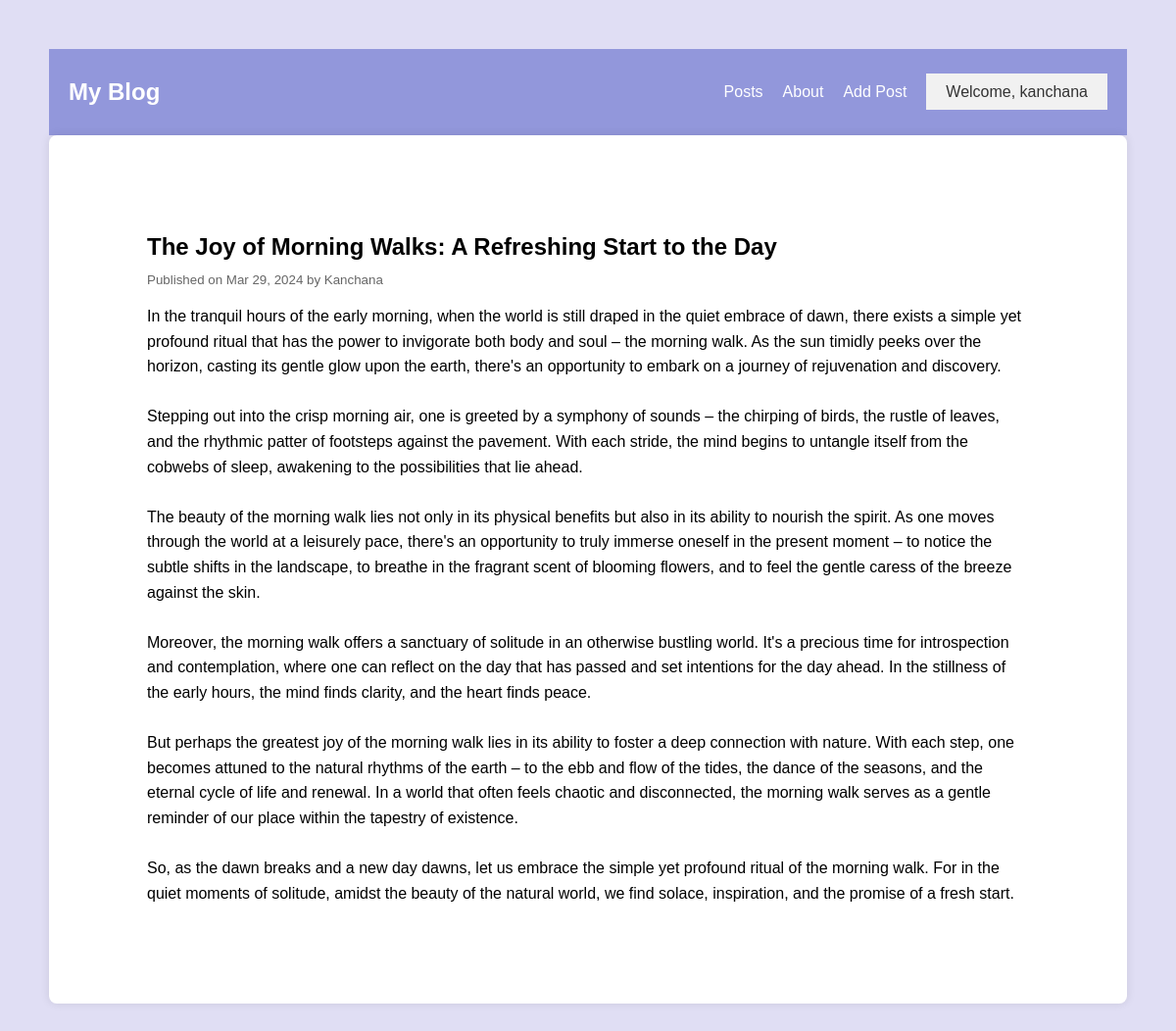
The app's page /post/4/ (signed in) with its own data.
### blog/models.py (models this page shows, shortened)
class Post(models.Model):
    post_id = models.BigAutoField(primary_key=True)
    title = models.CharField(max_length=120)
    content = models.TextField()
    image = models.ImageField(upload_to=upload_location)
    published_at = models.DateTimeField(default=timezone.now)
    author = models.ForeignKey(User, on_delete=models.CASCADE)
    class Meta:
        ordering = ['-published_at']

### blog/views.py (the view)
# urls.py: path('post/<int:pk>/', views.post_detail, name='post-detail'),
@login_required
def post_detail(request, pk):
    post = get_object_or_404(Post, pk=pk)
    return render(request, 'blog/post_detail.html', {'post': post})

### blog/templates/blog/post_detail.html
{% extends 'base.html' %}
{% block content %}
<div class="post-detail">
    <h2>{{ post.title }}</h2>
    <small>Published on {{ post.published_at | date:"M d, Y" }} by {{ post.author | title}}</small>
    <p>{{ post.content|linebreaksbr }}</p>
</div>
{% endblock content %}

### templates/base.html (shortened to what this page needs)
{%load static %}
<!DOCTYPE html>
<html lang="en">
  <head>
    <link rel="stylesheet" href="{% static 'css/style.css' %}" />
  </head>
  <body>
    <nav class="navbar">
      <div class="container">
          <h1 class="logo">My Blog</h1>
          <ul class="nav-links">
                <li><a href="{% url 'posts' %}">Posts</a></li>
                <li><a href="{% url 'about' %}">About</a></li>
                <li><a href="{% url 'post-create' %}">Add Post</a></li>
                {% if user.is_authenticated %}
                <div class="dropdown">
                  <a href="#" class="dropdown-button">Welcome, {{ user.username }}</a>
               </div>
                {% else %}
                    <li><a href="{% url 'register' %}">Register</a></li>
                    <li><a href="{% url 'login' %}">Login</a></li>
                {% endif %}
        </ul>
      </div>
  </nav>
    {%block content%}
    {%endblock content%}
  </body>
</html>

### static/css/style.css (style rules this page uses)
body { margin: 50px; padding: 0; font-family: Arial, sans-serif; background-color: #e0def4; }
.navbar { background-color: #9297db; color: #fff; padding: 10px 0; }
.container { max-width: 1200px; margin: 20px auto; padding: 0px 20px; display: flex; justify-content: space-between; align-items: center; }
.logo { margin: 0; }
.nav-links { list-style-type: none; margin: 0; padding: 0; display: flex; }
.nav-links li { margin-right: 20px; }
.nav-links li a { color: #fff; text-decoration: none; }
.post-detail { background-color: #fff; border-radius: 8px; box-shadow: 0 0 10px rgba(0, 0, 0, 0.1); padding: 100px; margin-bottom: 20px; }
.post-detail h2 { margin: 0 0 10px 0; }
.post-detail small { color: #666; }
.post-detail p { margin-bottom: 20px; line-height: 1.6; }
.post-detail p:last-child { margin-bottom: 0; }
.dropdown { position: relative; display: inline-block; }
.dropdown-button { background-color: #f1f1f1; color: #333; padding: 10px 20px; border: none; cursor: pointer; text-decoration: none; }

### records on screen
Post: title "The Joy of Morning Walks: A Refreshing Start to the Day", published_at "Mar 29, 2024", author "Kanchana", content "In the tranquil hours of the early morning, when the world is still draped in the quiet embrace of dawn, there exists a simple yet profound ritual that has the power to invigorate both body and soul – the morning walk. As the sun timidly peeks over the horizon, casting its gentle glow upon the earth, there's an opportunity to embark on a journey of rejuvenation and discovery. Stepping out into the crisp morning air, one is greeted by a symphony of sounds – the chirping of birds, the rustle of leaves, and the rhythmic patter of footsteps against the pavement. With each stride, the mind begins to untangle itself from the cobwebs of sleep, awakening to the possibilities that lie ahead. The…"

### other values on screen
{{ user.username }} "kanchana"
